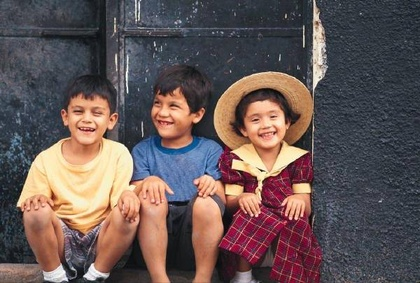
%> input picture 6th_sem/MATLAB/AN SIr till 27-Mar-2018/Copy_of_Copy_of_image1.JPG, 420 x 283 px, shrunk from 600 x 404 before the run
$ octave q1nas4.m   (GNU Octave 9; MATLAB toolbox functions it lacks are replaced by stand-ins)
%> lines starting %> are read from the running program, lines starting %| are printed output that depends on the picture; in (x1, y1, x2, y2) boxes, pixels count from 0 and x2, y2 are one past the last pixel; in counts of white or black regions, pixels touching at a corner belong together; the program's own positions count from 1
%q1nas4.m: Write a program to split an image to 3 images and then hange the
%color of 2nd image to gray scale color and the 3r image to B/W/ Club all 3
%images. Give a border on all 4 ends of the image. Display the image on
%screen. save the image in some output file.
clc;
close all;
clear all;
file1=input('\nEnter Input Image File Name=','s');
%> the answer given: Copy_of_Copy_of_image1.JPG
file2=input('Enter Output Image File name=','s');
%> the answer given: out.png
x=imread(file1);
%> x is the input picture: size 283x420x3 uint8; mean R, G, B 101.5, 86.4, 85.3
[r,c,d]=size(x);
%> r = 283; c = 420; d = 3
r1=fix(r/3);
%> r1 = 94
r2=r-2*r1;
%> r2 = 95
%To split image into 3 images along y-axis
y1(1:r1,1:c,1:d)=x(1:r1,1:c,1:d);
y2(1:r1,1:c,1:d)=x(r1+1:2*r1,1:c,1:d);
y3(1:r2,1:c,1:d)=x(2*r1+1:r,1:c,1:d);
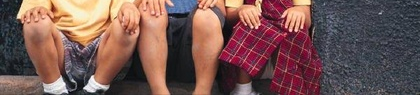
%> y3: size 95x420x3 uint8; mean R, G, B 118.1, 86.5, 82.6
imshow(y3);
%To change color of 2nd and 3rd portion of original image to Gray scale
y2c(1:r1,1:c,1)=.2987*y2(1:r1,1:c,1)+.587*y2(1:r1,1:c,2)+.114*y2(1:r1,1:c,3);
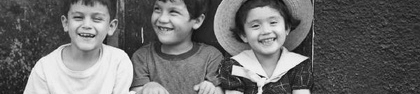
%> y2c: size 94x420 uint8; min 10, max 254, mean 108.3
y3c(1:r2,1:c,1)=.2987*y3(1:r2,1:c,1)+.587*y3(1:r2,1:c,2)+.114*y3(1:r2,1:c,3);
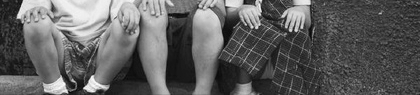
%> y3c: size 95x420 uint8; min 2, max 250, mean 95.5

% To change color of 3rd portion of the image to B/W
    for i=1:r2
        for j=1:c
            if y3c(i,j,1)>=127
            y3d(i,j,1)=255;
            else
            y3d(i,j,1)=0;
            end
        end
    end
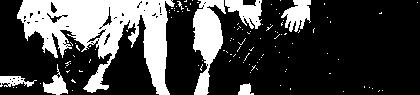
%> y3d: size 95x420 double; 27.5% white; 113 white regions (105 under 20 px), largest, box (x1, y1, x2, y2) and area: (17, 0, 175, 95) 7091, (193, 0, 226, 95) 1731, (225, 0, 262, 29) 598
% To club all 3 images to get one image
y1new(1:r1,1:c,1:d)=y1(1:r1,1:c,1:d);
y1new(r1+1:2*r1,1:c,1)=y2(1:r1,1:c,1);
y1new(r1+1:2*r1,1:c,2)=y2(1:r1,1:c,1);
y1new(r1+1:2*r1,1:c,3)=y2(1:r1,1:c,1);
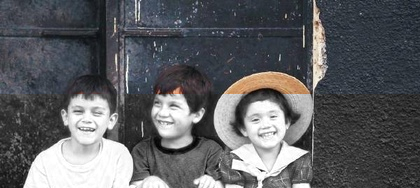
%> y1new: size 188x420x3 uint8; mean R, G, B 93.1, 94.4, 97.6

y1new(2*r1+1:r,1:c,1)=y3d(1:r2,1:c,1);
%> y1new: size 283x420x3 uint8
y1new(2*r1+1:r,1:c,2)=y3d(1:r2,1:c,1);
y1new(2*r1+1:r,1:c,3)=y3d(1:r2,1:c,1);


% To insert the clubbed image inside the borders
    y1final(11:r+10,11:c+10,1:d)=y1new(1:r,1:c,1:d);

% To insert border in clubbed image
%To draw border on top of the image
    for i=1:3
    y1final(1:10,1:c+20,i)=255;
    end
%> y1final: size 293x440x3 uint8
%To draw border on bottom of the image
    for i=1:3
        y1final(r+11:r+20,1:c+20,i)=255;
    end
%> y1final: size 303x440x3 uint8
%To draw border on LHS of the image
    for i=1:3
        y1final(11:r+20,1:10,i)=255;
    end
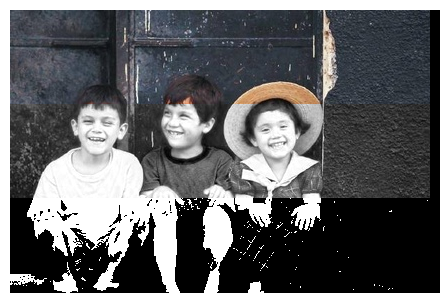
%> y1final: size 303x440x3 uint8; mean R, G, B 98.4, 99.1, 101
%To draw border on RHS of the image
    for i=1:3
        y1final(11:r+20,c+11:c+20,i)=255;
    end
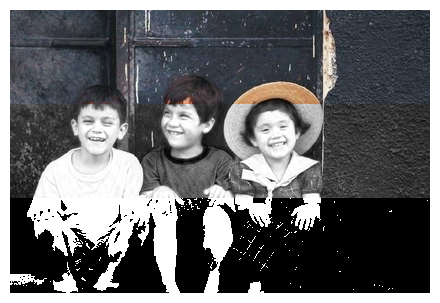
%> y1final: size 303x440x3 uint8; 2.12% of pixels changed, all inside (x1, y1, x2, y2) = (430, 10, 440, 293)


imshow(y1final);
